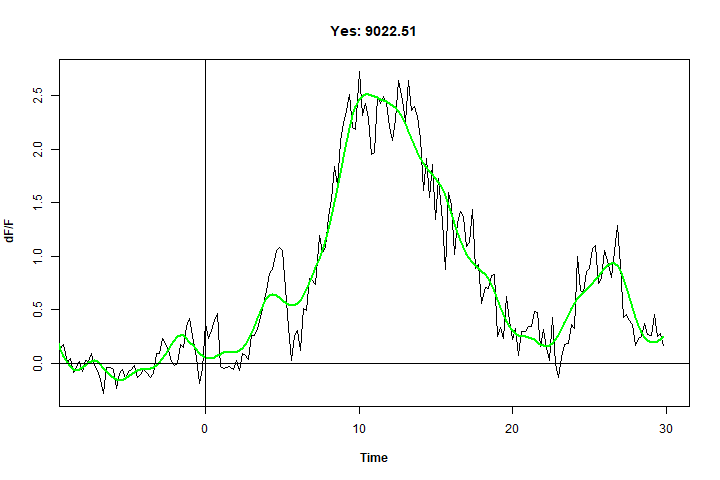

Recreate this plot in R.
## Required packages
library(data.table)
library(dplyr)
library(tidyverse)
library(gsignal)
library(boxfilter)
library(npreg)
## Open a png file
png(filename = "./plots/YR9022.51ss.png", width = 720, height = 480)
## make the plot
ss <- ss(G9022.51$time, G9022.51$dFF, nknots = 15, m = 2)
plot(G9022.51$time, G9022.51$dFF, type = "l", xlim = c(-8, 30), main = "Yes: 9022.51", 
     xlab = substitute(paste(bold('Time'))), ylab = substitute(paste(bold('dF/F'))))
lines(predict(ss, G9022.51$time), col = "green", lwd = 2)
abline(a = 0, b = 0, h = 0, v = 0, lwd = 1)
dev.off()